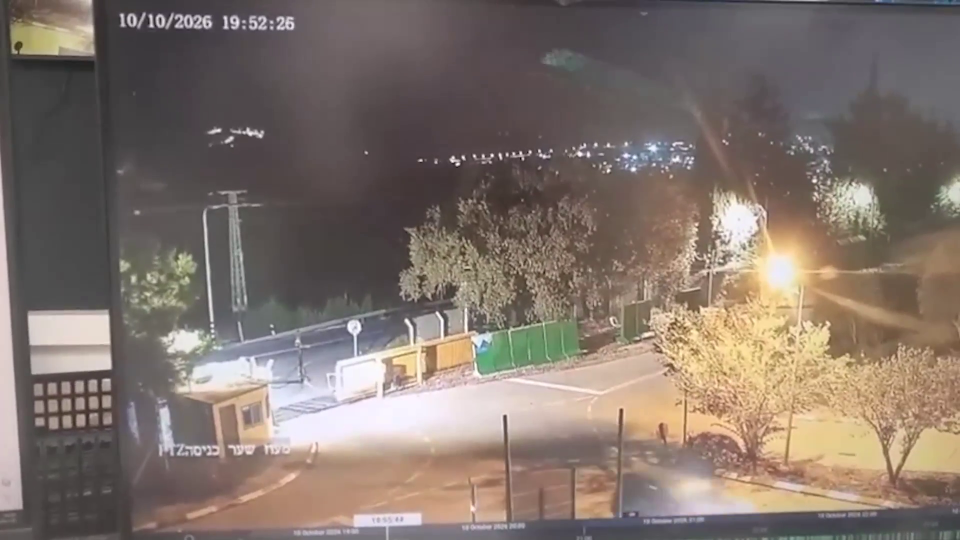
#> input picture data/frames/frame_00099.png, 1920 x 1080 px (shown at 1/2 size)
$ python p6_checks.py
#> lines starting #> are read from the running program, lines starting #| are printed output that depends on the picture; after the words box and inside, x2 and y2 are one past the last pixel; in counts of white or black regions, pixels touching at a corner belong together
### src/imaging.py
"""Pixel I/O and colour conversion. Sole owner of reading frames and of sRGB->Lab."""
import numpy as np
from PIL import Image
from scipy import ndimage as nd

def load_rgb(path):
    return np.asarray(Image.open(path).convert("RGB"), np.float32)

def load_gray(path):
    return np.asarray(Image.open(path).convert("L"), np.float32)
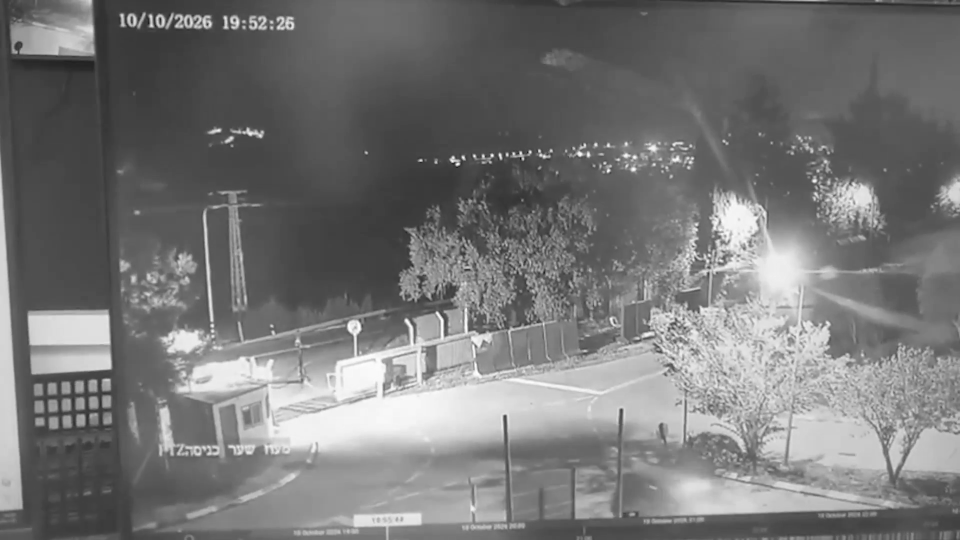
#> returned value: shape (1080, 1920) float32 (shown at 1/2 size); min 0, max 255, mean 118.9

def blur(a, sigma):
#> called with sigma = 1.5
    return nd.gaussian_filter(a, sigma)

# [13 lines left out: function rgb_to_lab, not called in this run]

### src/shape.py
"""Shape descriptors from a binary mask. Sole owner of the PCA axes."""
import math
import numpy as np
from scipy import ndimage as nd

def mask_stats(mask, origin=(0, 0)):
    """Intensity-free second-moment description. major/minor are 2-sigma full
    extents (4*sqrt(eigenvalue)); angle is axial, in [0,180)."""
    ys, xs = np.nonzero(mask)
    if len(xs) == 0:
        return None
    C = np.cov(np.vstack([xs - xs.mean(), ys - ys.mean()]))
    ev, evec = np.linalg.eigh(C)
    o = ev.argsort()[::-1]
    ev, evec = ev[o], evec[:, o]
    maj, mnr = 4 * np.sqrt(np.maximum(ev, 1e-12))
    return dict(area=int(mask.sum()),
                major=float(maj), minor=float(mnr),
                elong=float(maj / max(mnr, 1e-9)),
                angle=float(math.degrees(math.atan2(evec[1, 0], evec[0, 0])) % 180),
                cx=float(xs.mean() + origin[0]), cy=float(ys.mean() + origin[1]),
                bbox_w=int(xs.max() - xs.min() + 1), bbox_h=int(ys.max() - ys.min() + 1))

# [23 lines left out: functions mean_shape, place, not called in this run]

def outline(mask, width=3):
    b = mask & ~nd.binary_erosion(mask, np.ones((3, 3)))
    return nd.binary_dilation(b, np.ones((width, width)))

### pipeline/p6_checks.py
"""Two independent checks that bound what the footage can support.

in : data/frames/frame_00099.png, data/reference/ynet-closeup.jpg

A. optical linearity - can this footage be calibrated at all?
B. the article's closeup photo - is it the same object?

out: results/checks.txt
"""
import math, sys
import numpy as np
from pathlib import Path
sys.path.insert(0, str(Path(__file__).resolve().parent.parent))
from src import config as C
from src.imaging import load_gray, blur
from src.shape import mask_stats
from scipy import ndimage as nd

L = []
def say(s=""):
    print(s); L.append(s)

def straightness():
    """The CCTV timeline bar is straight in the original. If it bows here, the
    chain has distortion and vanishing-point calibration is invalid."""
    say("A. OPTICAL LINEARITY (CCTV timeline bar, known straight)")
    im = blur(load_gray(C.FRAMES / "frame_00099.png"), 1.5)
    xs, ys = [], []
    for x in range(320, 1900, 20):
        d = np.diff(im[1000:1060, x])
        k = int(np.argmin(d))
        if abs(d[k]) > 6:
            xs.append(x); ys.append(1000 + k)
#> this loop made 79 passes
#> k on passes 1 to 12: 46, 43, 37, 37, 31, 23, 58, 7, 5, 0, 56, 55
#> after the loop, xs = 61 values from 380 to 1820; ys = 61 values, max 1058 at index 20, min 1005 at index 4, mean 1034.6
    xs, ys = np.array(xs, float), np.array(ys, float)
    rng = np.random.default_rng(0); best = None
    for _ in range(3000):
        i, j = rng.choice(len(xs), 2, replace=False)
        if xs[i] == xs[j]:
            continue
        m = (ys[j] - ys[i]) / (xs[j] - xs[i]); b = ys[i] - m * xs[i]
        inl = np.abs(ys - (m * xs + b)) < 2.5
        if best is None or inl.sum() > best[0]:
            best = (inl.sum(), inl)
#> this loop made 3000 passes
#> (i, j, m, b) on passes 1 to 3: (51, 38, -0.0346, 1077.8), (18, 16, -0.05, 1090), (1, 4, -0.325, 1161)
    inl = best[1]; xi, yi = xs[inl], ys[inl]
#> after `xi, yi = (xs[inl], ys[inl])`: xi = 49 values from 620 to 1820; yi = 49 values, max 1054 at index 0, min 1013 at index 47, mean 1033.3
    lin = np.polyfit(xi, yi, 1); q = np.polyfit(xi, yi, 2)
#> after `lin = np.polyfit(xi, yi, 1)`: lin = [-0.0336, 1076]
#> after `q = np.polyfit(xi, yi, 2)`: q = [1.58e-07, -0.034, 1076.2]
    sag = abs(q[0]) * ((xi.max() - xi.min()) / 2) ** 2
#> sag = 0.0567
    say("   %d/%d inliers over x %d..%d" % (inl.sum(), len(xs), xi.min(), xi.max()))
    say("   linear residual RMS %.2f px; sagitta %.2f px -> no measurable distortion"
        % ((yi - np.polyval(lin, xi)).std(), sag))
    say("   => straight world lines stay straight; calibration is valid IN PRINCIPLE.")

def closeup():
    say(); say("B. ARTICLE CLOSEUP vs THE TRACKED OBJECT")
    im = load_gray(C.CLOSEUP)
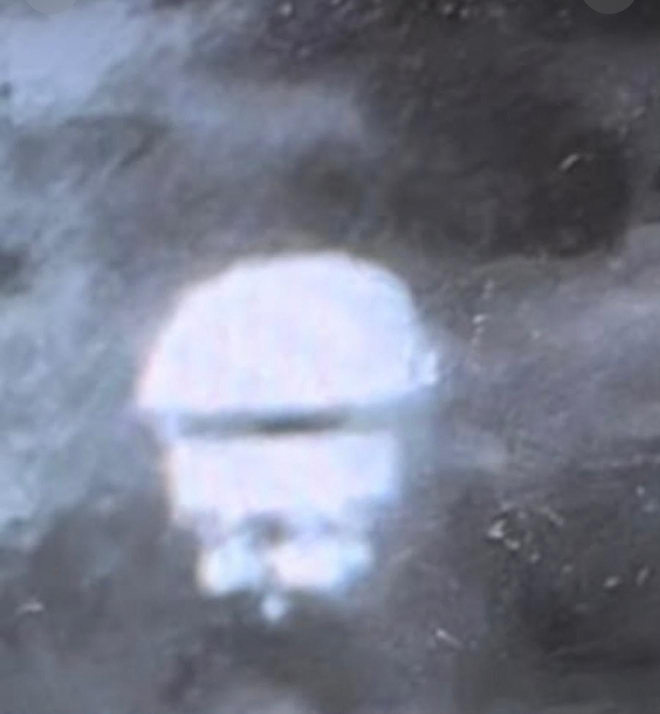
#> input picture data/reference/ynet-closeup.jpg, 1320 x 1428 px (shown at 1/2 size)
#> in load_gray (call 2), `return np.asarray(Image.open(path).convert("L"), np.float32)`:
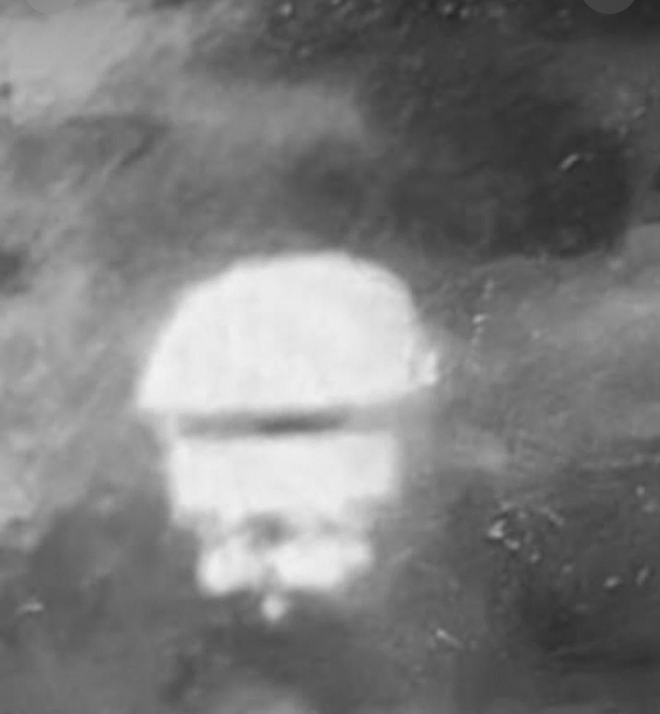
#> returned value: shape (1428, 1320) float32 (shown at 1/2 size); min 34, max 243, mean 123.9
    sm = blur(im, 3)
    m = sm > (sm.max() + np.median(sm)) / 2
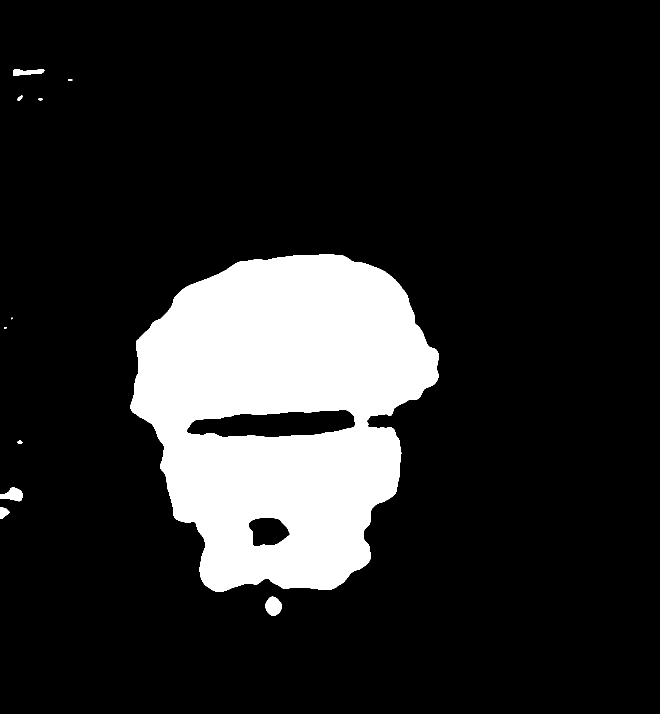
#> m: shape (1428, 1320) bool (shown at 1/2 size); 15.1% white; 11 white regions (2 under 20 px), largest, box (x1, y1, x2, y2) and area: (261, 508, 878, 1184) 281428, (531, 1193, 564, 1232) 942, (0, 975, 45, 1003) 788
    m = nd.binary_fill_holes(nd.binary_closing(m, np.ones((9, 9))))
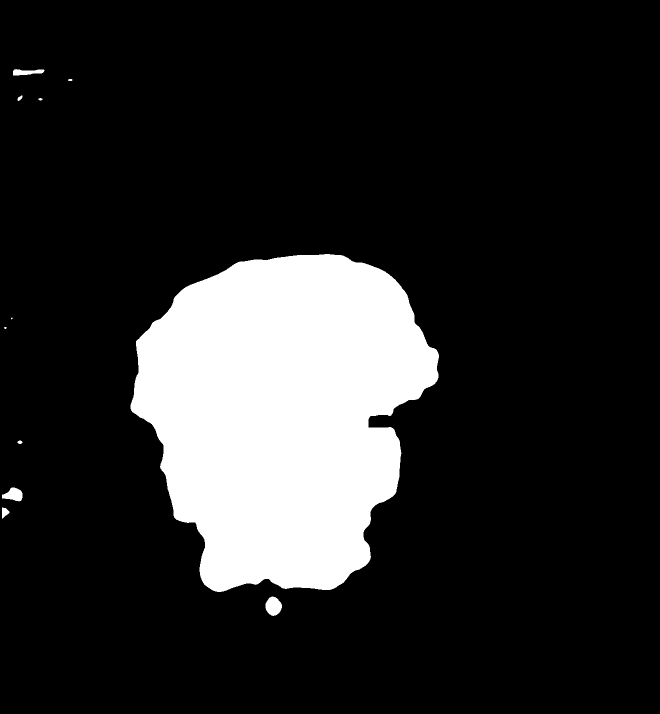
#> m: shape (1428, 1320) bool (shown at 1/2 size); 16% white; 11 white regions (2 under 20 px), largest, box (x1, y1, x2, y2) and area: (261, 508, 878, 1184) 298398, (531, 1193, 564, 1232) 942, (4, 975, 45, 1003) 756
    lab, n = nd.label(m)
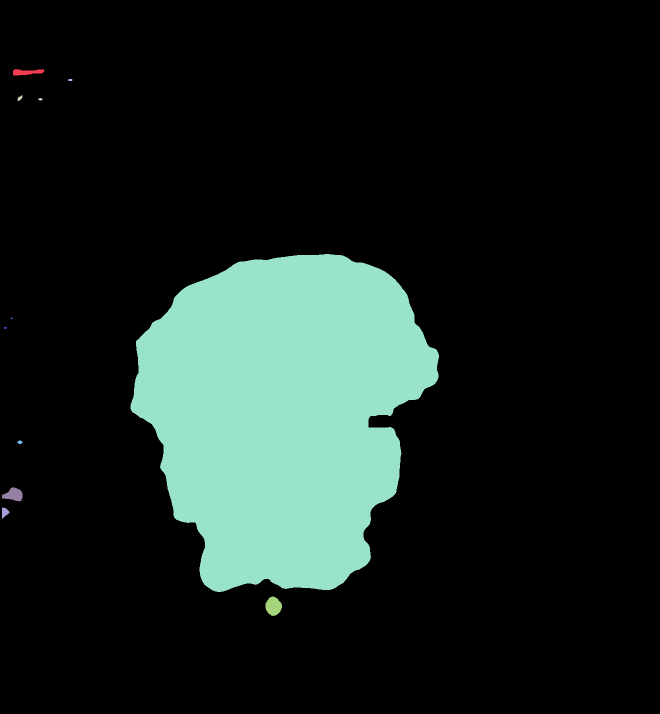
#> lab: shape (1428, 1320) int32 (shown at 1/2 size); 12 distinct labels, from 0 to 11; one colour per label, 0 black
#> n = 11
    m = lab == (int(np.argmax(nd.sum(m, lab, range(1, n + 1)))) + 1)
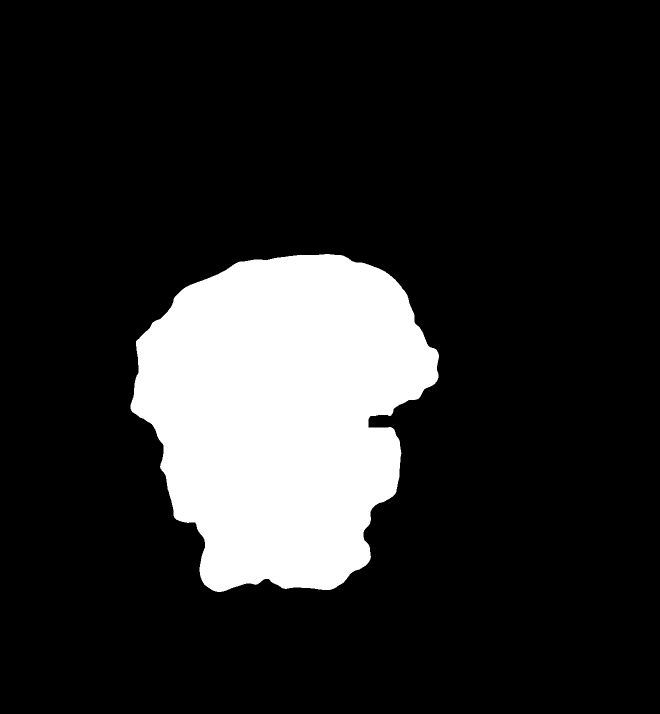
#> m: shape (1428, 1320) bool (shown at 1/2 size); 15.8% white; 1 white region, box (x1, y1, x2, y2) and area: (261, 508, 878, 1184) 298398
    st = mask_stats(m)
#> in mask_stats, `C = np.cov(np.vstack([xs - xs.mean(), ys - ys.mean()]))`: C = [[19900.2, -1558.1], [-1558.1, 30448.8]]
#> in mask_stats, `ev, evec = np.linalg.eigh(C)`: ev = [19674.9, 30674.1]; evec = [[-0.99, -0.143], [-0.143, 0.99]]
#> in mask_stats, `o = ev.argsort()[::-1]`: o = [1, 0]
#> in mask_stats, `ev, evec = ev[o], evec[:, o]`: ev = [30674.1, 19674.9]; evec = [[-0.143, -0.99], [0.99, -0.143]]
#> in mask_stats, `maj, mnr = 4 * np.sqrt(np.maximum(ev, 1e-12))`: maj = 700.6; mnr = 561.1
#> st = 9 items
    say("   closeup blob: bbox %dx%d, elongation %.2f, orientation %.0f deg"
        % (st["bbox_w"], st["bbox_h"], st["elong"], st["angle"]))
    say("   tracked object: elongation 2.1 +- 0.3, orientation ~179 deg (horizontal)")
    say("   => elongation %.2f vs 2.1 and orientation %.0f vs 179: DIFFERENT OBJECT."
        % (st["elong"], st["angle"]))
    say("   The closeup is a separate user-submitted still, not a crop of this video.")

def main():
    straightness(); closeup()
    (C.RESULTS / "checks.txt").write_text("\n".join(L), encoding="utf-8")

if __name__ == "__main__":
    main()
